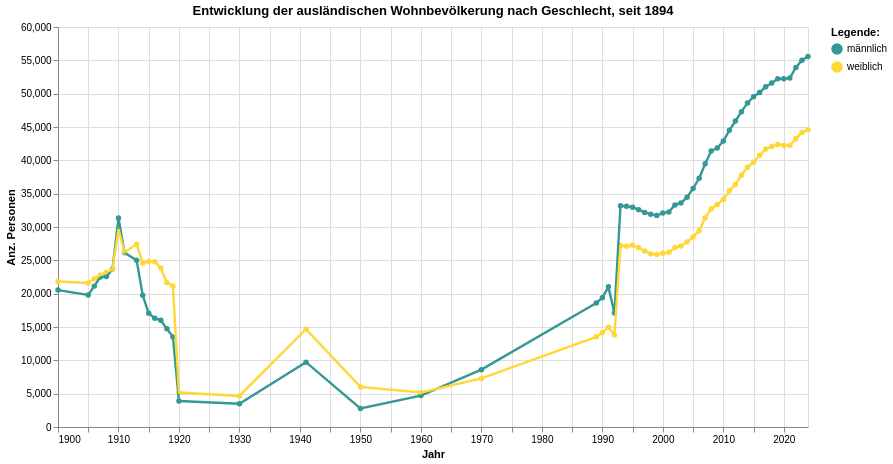

Here is the notebook cell this chart was saved with:
### Code cell
grafik2 = mypy_dv.plot_altair_multiline_highlight(
    data = myAgg2.reset_index().sort_values('SexCd', ascending=True)
    ,x = 'StichtagDatJahr:T'
    ,y = 'sum_WBev:Q'
    ,x_beschriftung = 'Jahr'
    , y_beschriftung = 'Anz. Personen'
    ,category = "SexLang:N"
    ,category_beschriftung= 'Legende:'
    ,custom_palette = zuericolors_gender3
    ,warning_status = "ignore" #always or ignore
    ,myTitle="Entwicklung der ausländischen Wohnbevölkerung nach Geschlecht, seit "+str(int(data2betested.index.year.min()))
)
grafik2

### Figure 1 — Vega-Lite specification as saved in the notebook (floating-point values rounded to 4 significant figures)
{"config": {"view": {"continuousWidth": 300, "continuousHeight": 300}}, "layer": [{"mark": {"type": "circle"}, "encoding": {"color": {"field": "SexLang", "legend": {"orient": "right", "title": "Legende:"}, "scale": {"range": ["#349894", "#FFD736", "#986AD5"]}, "type": "nominal"}, "opacity": {"value": 1.3}, "tooltip": [{"field": "StichtagDatJahr", "type": "temporal"}, {"field": "SexLang", "type": "nominal"}, {"field": "sum_WBev", "type": "quantitative"}], "x": {"axis": {"title": "Jahr"}, "field": "StichtagDatJahr", "type": "temporal"}, "y": {"axis": {"title": "Anz. Personen"}, "field": "sum_WBev", "type": "quantitative"}}, "name": "view_19", "title": "Entwicklung der ausländischen Wohnbevölkerung nach Geschlecht, seit 1894"}, {"mark": {"type": "line"}, "encoding": {"color": {"field": "SexLang", "legend": {"orient": "right", "title": "Legende:"}, "scale": {"range": ["#349894", "#FFD736", "#986AD5"]}, "type": "nominal"}, "strokeWidth": {"condition": {"test": {"not": {"param": "param_19"}}, "value": 1.2}, "value": 2.4}, "tooltip": [{"field": "StichtagDatJahr", "type": "temporal"}, {"field": "SexLang", "type": "nominal"}, {"field": "sum_WBev", "type": "quantitative"}], "x": {"axis": {"title": "Jahr"}, "field": "StichtagDatJahr", "type": "temporal"}, "y": {"axis": {"title": "Anz. Personen"}, "field": "sum_WBev", "type": "quantitative"}}, "title": "Entwicklung der ausländischen Wohnbevölkerung nach Geschlecht, seit 1894"}], "data": {"name": "data-e4202ed1d7e54d0829909003de812a57"}, "height": 400, "params": [{"name": "param_19", "select": {"type": "point", "fields": ["SexLang:N"], "nearest": true, "on": "pointerover"}, "views": ["view_19"]}], "width": 750, "$schema": "https://vega.github.io/schema/vega-lite/v5.8.0.json", "datasets": {"data-e4202ed1d7e54d0829909003de812a57": [{"StichtagDatJahr": "1900-01-01T00:00:00", "SexCd": 1, "SexLang": "männlich", "sum_WBev": 20541}, {"StichtagDatJahr": "1950-01-01T00:00:00", "SexCd": 1, "SexLang": "männlich", "sum_WBev": 2786}, {"StichtagDatJahr": "2006-01-01T00:00:00", "SexCd": 1, "SexLang": "männlich", "sum_WBev": 37297}, {"StichtagDatJahr": "1960-01-01T00:00:00", "SexCd": 1, "SexLang": "männlich", "sum_WBev": 4709}, {"StichtagDatJahr": "2014-01-01T00:00:00", "SexCd": 1, "SexLang": "männlich", "sum_WBev": 48614}, {"StichtagDatJahr": "1970-01-01T00:00:00", "SexCd": 1, "SexLang": "männlich", "sum_WBev": 8604}, {"StichtagDatJahr": "2013-01-01T00:00:00", "SexCd": 1, "SexLang": "männlich", "sum_WBev": 47300}, {"StichtagDatJahr": "1989-01-01T00:00:00", "SexCd": 1, "SexLang": "männlich", "sum_WBev": 18589}, {"StichtagDatJahr": "1990-01-01T00:00:00", "SexCd": 1, "SexLang": "männlich", "sum_WBev": 19395}, {"StichtagDatJahr": "1991-01-01T00:00:00", "SexCd": 1, "SexLang": "männlich", "sum_WBev": 21021}, {"StichtagDatJahr": "2012-01-01T00:00:00", "SexCd": 1, "SexLang": "männlich", "sum_WBev": 45898}, {"StichtagDatJahr": "1992-01-01T00:00:00", "SexCd": 1, "SexLang": "männlich", "sum_WBev": 17105}, {"StichtagDatJahr": "1993-01-01T00:00:00", "SexCd": 1, "SexLang": "männlich", "sum_WBev": 33187}, {"StichtagDatJahr": "2011-01-01T00:00:00", "SexCd": 1, "SexLang": "männlich", "sum_WBev": 44507}, {"StichtagDatJahr": "1994-01-01T00:00:00", "SexCd": 1, "SexLang": "männlich", "sum_WBev": 33120}, {"StichtagDatJahr": "2010-01-01T00:00:00", "SexCd": 1, "SexLang": "männlich", "sum_WBev": 42902}, {"StichtagDatJahr": "1995-01-01T00:00:00", "SexCd": 1, "SexLang": "männlich", "sum_WBev": 32960}, {"StichtagDatJahr": "2024-01-01T00:00:00", "SexCd": 1, "SexLang": "männlich", "sum_WBev": 55580}, {"StichtagDatJahr": "1996-01-01T00:00:00", "SexCd": 1, "SexLang": "männlich", "sum_WBev": 32606}, {"StichtagDatJahr": "1997-01-01T00:00:00", "SexCd": 1, "SexLang": "männlich", "sum_WBev": 32184}, {"StichtagDatJahr": "1998-01-01T00:00:00", "SexCd": 1, "SexLang": "männlich", "sum_WBev": 31922}, {"StichtagDatJahr": "2009-01-01T00:00:00", "SexCd": 1, "SexLang": "männlich", "sum_WBev": 41854}, {"StichtagDatJahr": "1999-01-01T00:00:00", "SexCd": 1, "SexLang": "männlich", "sum_WBev": 31743}, {"StichtagDatJahr": "2000-01-01T00:00:00", "SexCd": 1, "SexLang": "männlich", "sum_WBev": 32093}, {"StichtagDatJahr": "2008-01-01T00:00:00", "SexCd": 1, "SexLang": "männlich", "sum_WBev": 41402}, {"StichtagDatJahr": "2001-01-01T00:00:00", "SexCd": 1, "SexLang": "männlich", "sum_WBev": 32261}, {"StichtagDatJahr": "2002-01-01T00:00:00", "SexCd": 1, "SexLang": "männlich", "sum_WBev": 33315}, {"StichtagDatJahr": "2007-01-01T00:00:00", "SexCd": 1, "SexLang": "männlich", "sum_WBev": 39492}, {"StichtagDatJahr": "2003-01-01T00:00:00", "SexCd": 1, "SexLang": "männlich", "sum_WBev": 33601}, {"StichtagDatJahr": "2004-01-01T00:00:00", "SexCd": 1, "SexLang": "männlich", "sum_WBev": 34446}, {"StichtagDatJahr": "2015-01-01T00:00:00", "SexCd": 1, "SexLang": "männlich", "sum_WBev": 49534}, {"StichtagDatJahr": "1941-01-01T00:00:00", "SexCd": 1, "SexLang": "männlich", "sum_WBev": 9723}, {"StichtagDatJahr": "2005-01-01T00:00:00", "SexCd": 1, "SexLang": "männlich", "sum_WBev": 35785}, {"StichtagDatJahr": "1911-01-01T00:00:00", "SexCd": 1, "SexLang": "männlich", "sum_WBev": 26150}, {"StichtagDatJahr": "2021-01-01T00:00:00", "SexCd": 1, "SexLang": "männlich", "sum_WBev": 52343}, {"StichtagDatJahr": "1910-01-01T00:00:00", "SexCd": 1, "SexLang": "männlich", "sum_WBev": 31342}, {"StichtagDatJahr": "2022-01-01T00:00:00", "SexCd": 1, "SexLang": "männlich", "sum_WBev": 53927}, {"StichtagDatJahr": "2020-01-01T00:00:00", "SexCd": 1, "SexLang": "männlich", "sum_WBev": 52235}, {"StichtagDatJahr": "1907-01-01T00:00:00", "SexCd": 1, "SexLang": "männlich", "sum_WBev": 22500}, {"StichtagDatJahr": "1930-01-01T00:00:00", "SexCd": 1, "SexLang": "männlich", "sum_WBev": 3491}, {"StichtagDatJahr": "1913-01-01T00:00:00", "SexCd": 1, "SexLang": "männlich", "sum_WBev": 25020}, {"StichtagDatJahr": "1914-01-01T00:00:00", "SexCd": 1, "SexLang": "männlich", "sum_WBev": 19770}, {"StichtagDatJahr": "2019-01-01T00:00:00", "SexCd": 1, "SexLang": "männlich", "sum_WBev": 52250}, {"StichtagDatJahr": "1909-01-01T00:00:00", "SexCd": 1, "SexLang": "männlich", "sum_WBev": 23649}, {"StichtagDatJahr": "1906-01-01T00:00:00", "SexCd": 1, "SexLang": "männlich", "sum_WBev": 21132}, {"StichtagDatJahr": "1915-01-01T00:00:00", "SexCd": 1, "SexLang": "männlich", "sum_WBev": 17054}, {"StichtagDatJahr": "1916-01-01T00:00:00", "SexCd": 1, "SexLang": "männlich", "sum_WBev": 16329}, {"StichtagDatJahr": "2018-01-01T00:00:00", "SexCd": 1, "SexLang": "männlich", "sum_WBev": 51590}, {"StichtagDatJahr": "1917-01-01T00:00:00", "SexCd": 1, "SexLang": "männlich", "sum_WBev": 16011}, {"StichtagDatJahr": "2017-01-01T00:00:00", "SexCd": 1, "SexLang": "männlich", "sum_WBev": 51036}, {"StichtagDatJahr": "1918-01-01T00:00:00", "SexCd": 1, "SexLang": "männlich", "sum_WBev": 14726}, {"StichtagDatJahr": "1905-01-01T00:00:00", "SexCd": 1, "SexLang": "männlich", "sum_WBev": 19795}, {"StichtagDatJahr": "1919-01-01T00:00:00", "SexCd": 1, "SexLang": "männlich", "sum_WBev": 13517}, {"StichtagDatJahr": "1920-01-01T00:00:00", "SexCd": 1, "SexLang": "männlich", "sum_WBev": 3892}, {"StichtagDatJahr": "2016-01-01T00:00:00", "SexCd": 1, "SexLang": "männlich", "sum_WBev": 50170}, {"StichtagDatJahr": "2023-01-01T00:00:00", "SexCd": 1, "SexLang": "männlich", "sum_WBev": 55015}, {"StichtagDatJahr": "1908-01-01T00:00:00", "SexCd": 1, "SexLang": "männlich", "sum_WBev": 22574}, {"StichtagDatJahr": "2007-01-01T00:00:00", "SexCd": 2, "SexLang": "weiblich", "sum_WBev": 31369}, {"StichtagDatJahr": "2006-01-01T00:00:00", "SexCd": 2, "SexLang": "weiblich", "sum_WBev": 29452}, {"StichtagDatJahr": "2022-01-01T00:00:00", "SexCd": 2, "SexLang": "weiblich", "sum_WBev": 43249}, {"StichtagDatJahr": "2023-01-01T00:00:00", "SexCd": 2, "SexLang": "weiblich", "sum_WBev": 44195}, {"StichtagDatJahr": "2008-01-01T00:00:00", "SexCd": 2, "SexLang": "weiblich", "sum_WBev": 32713}, {"StichtagDatJahr": "2015-01-01T00:00:00", "SexCd": 2, "SexLang": "weiblich", "sum_WBev": 39713}, {"StichtagDatJahr": "2009-01-01T00:00:00", "SexCd": 2, "SexLang": "weiblich", "sum_WBev": 33367}, {"StichtagDatJahr": "2020-01-01T00:00:00", "SexCd": 2, "SexLang": "weiblich", "sum_WBev": 42242}, {"StichtagDatJahr": "2010-01-01T00:00:00", "SexCd": 2, "SexLang": "weiblich", "sum_WBev": 34125}, {"StichtagDatJahr": "2019-01-01T00:00:00", "SexCd": 2, "SexLang": "weiblich", "sum_WBev": 42367}, {"StichtagDatJahr": "2011-01-01T00:00:00", "SexCd": 2, "SexLang": "weiblich", "sum_WBev": 35442}, {"StichtagDatJahr": "2018-01-01T00:00:00", "SexCd": 2, "SexLang": "weiblich", "sum_WBev": 42068}, {"StichtagDatJahr": "2012-01-01T00:00:00", "SexCd": 2, "SexLang": "weiblich", "sum_WBev": 36372}, {"StichtagDatJahr": "2013-01-01T00:00:00", "SexCd": 2, "SexLang": "weiblich", "sum_WBev": 37808}, {"StichtagDatJahr": "2017-01-01T00:00:00", "SexCd": 2, "SexLang": "weiblich", "sum_WBev": 41699}, {"StichtagDatJahr": "2016-01-01T00:00:00", "SexCd": 2, "SexLang": "weiblich", "sum_WBev": 40767}, {"StichtagDatJahr": "2021-01-01T00:00:00", "SexCd": 2, "SexLang": "weiblich", "sum_WBev": 42245}, {"StichtagDatJahr": "2014-01-01T00:00:00", "SexCd": 2, "SexLang": "weiblich", "sum_WBev": 38969}, {"StichtagDatJahr": "1996-01-01T00:00:00", "SexCd": 2, "SexLang": "weiblich", "sum_WBev": 26891}, {"StichtagDatJahr": "2004-01-01T00:00:00", "SexCd": 2, "SexLang": "weiblich", "sum_WBev": 27747}, {"StichtagDatJahr": "1919-01-01T00:00:00", "SexCd": 2, "SexLang": "weiblich", "sum_WBev": 21157}, {"StichtagDatJahr": "1918-01-01T00:00:00", "SexCd": 2, "SexLang": "weiblich", "sum_WBev": 21657}, {"StichtagDatJahr": "1917-01-01T00:00:00", "SexCd": 2, "SexLang": "weiblich", "sum_WBev": 23850}, {"StichtagDatJahr": "1916-01-01T00:00:00", "SexCd": 2, "SexLang": "weiblich", "sum_WBev": 24802}, {"StichtagDatJahr": "1915-01-01T00:00:00", "SexCd": 2, "SexLang": "weiblich", "sum_WBev": 24811}, {"StichtagDatJahr": "1914-01-01T00:00:00", "SexCd": 2, "SexLang": "weiblich", "sum_WBev": 24602}, {"StichtagDatJahr": "1913-01-01T00:00:00", "SexCd": 2, "SexLang": "weiblich", "sum_WBev": 27412}, {"StichtagDatJahr": "1911-01-01T00:00:00", "SexCd": 2, "SexLang": "weiblich", "sum_WBev": 26221}, {"StichtagDatJahr": "1910-01-01T00:00:00", "SexCd": 2, "SexLang": "weiblich", "sum_WBev": 29680}, {"StichtagDatJahr": "1909-01-01T00:00:00", "SexCd": 2, "SexLang": "weiblich", "sum_WBev": 23615}, {"StichtagDatJahr": "1908-01-01T00:00:00", "SexCd": 2, "SexLang": "weiblich", "sum_WBev": 23215}, {"StichtagDatJahr": "1907-01-01T00:00:00", "SexCd": 2, "SexLang": "weiblich", "sum_WBev": 22781}, {"StichtagDatJahr": "1906-01-01T00:00:00", "SexCd": 2, "SexLang": "weiblich", "sum_WBev": 22226}, {"StichtagDatJahr": "1905-01-01T00:00:00", "SexCd": 2, "SexLang": "weiblich", "sum_WBev": 21591}, {"StichtagDatJahr": "1900-01-01T00:00:00", "SexCd": 2, "SexLang": "weiblich", "sum_WBev": 21817}, {"StichtagDatJahr": "1920-01-01T00:00:00", "SexCd": 2, "SexLang": "weiblich", "sum_WBev": 5171}, {"StichtagDatJahr": "1930-01-01T00:00:00", "SexCd": 2, "SexLang": "weiblich", "sum_WBev": 4659}, {"StichtagDatJahr": "1941-01-01T00:00:00", "SexCd": 2, "SexLang": "weiblich", "sum_WBev": 14669}, {"StichtagDatJahr": "1950-01-01T00:00:00", "SexCd": 2, "SexLang": "weiblich", "sum_WBev": 6009}, {"StichtagDatJahr": "2003-01-01T00:00:00", "SexCd": 2, "SexLang": "weiblich", "sum_WBev": 27160}, {"StichtagDatJahr": "2002-01-01T00:00:00", "SexCd": 2, "SexLang": "weiblich", "sum_WBev": 26922}, {"StichtagDatJahr": "2001-01-01T00:00:00", "SexCd": 2, "SexLang": "weiblich", "sum_WBev": 26198}, {"StichtagDatJahr": "2000-01-01T00:00:00", "SexCd": 2, "SexLang": "weiblich", "sum_WBev": 26051}, {"StichtagDatJahr": "1999-01-01T00:00:00", "SexCd": 2, "SexLang": "weiblich", "sum_WBev": 25880}, {"StichtagDatJahr": "1998-01-01T00:00:00", "SexCd": 2, "SexLang": "weiblich", "sum_WBev": 25977}, {"StichtagDatJahr": "1997-01-01T00:00:00", "SexCd": 2, "SexLang": "weiblich", "sum_WBev": 26397}, {"StichtagDatJahr": "2005-01-01T00:00:00", "SexCd": 2, "SexLang": "weiblich", "sum_WBev": 28489}, {"StichtagDatJahr": "1995-01-01T00:00:00", "SexCd": 2, "SexLang": "weiblich", "sum_WBev": 27267}, {"StichtagDatJahr": "1993-01-01T00:00:00", "SexCd": 2, "SexLang": "weiblich", "sum_WBev": 27210}, {"StichtagDatJahr": "1992-01-01T00:00:00", "SexCd": 2, "SexLang": "weiblich", "sum_WBev": 13814}, {"StichtagDatJahr": "1991-01-01T00:00:00", "SexCd": 2, "SexLang": "weiblich", "sum_WBev": 14974}, {"StichtagDatJahr": "1990-01-01T00:00:00", "SexCd": 2, "SexLang": "weiblich", "sum_WBev": 14155}, {"StichtagDatJahr": "1989-01-01T00:00:00", "SexCd": 2, "SexLang": "weiblich", "sum_WBev": 13523}, {"StichtagDatJahr": "1970-01-01T00:00:00", "SexCd": 2, "SexLang": "weiblich", "sum_WBev": 7289}, {"StichtagDatJahr": "1960-01-01T00:00:00", "SexCd": 2, "SexLang": "weiblich", "sum_WBev": 5186}, {"StichtagDatJahr": "1994-01-01T00:00:00", "SexCd": 2, "SexLang": "weiblich", "sum_WBev": 27124}, {"StichtagDatJahr": "2024-01-01T00:00:00", "SexCd": 2, "SexLang": "weiblich", "sum_WBev": 44586}]}}
